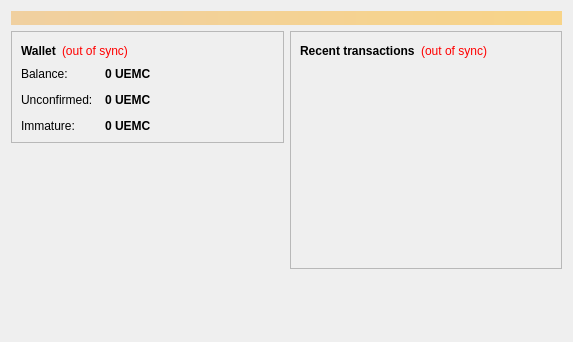
<?xml version="1.0" encoding="UTF-8"?>
<ui version="4.0">
 <class>OverviewPage</class>
 <widget class="QWidget" name="OverviewPage">
  <property name="geometry">
   <rect>
    <x>0</x>
    <y>0</y>
    <width>573</width>
    <height>342</height>
   </rect>
  </property>
  <property name="windowTitle">
   <string>Form</string>
  </property>
  <layout class="QVBoxLayout" name="topLayout">
   <item>
    <widget class="QLabel" name="labelAlerts">
     <property name="visible">
      <bool>false</bool>
     </property>
     <property name="styleSheet">
      <string notr="true">background-color: qlineargradient(x1: 0, y1: 0, x2: 1, y2: 0, stop:0 #F0D0A0, stop:1 #F8D488); color:#000000;</string>
     </property>
     <property name="wordWrap">
      <bool>true</bool>
     </property>
     <property name="margin">
      <number>3</number>
     </property>
    </widget>
   </item>
   <item>
    <layout class="QHBoxLayout" name="horizontalLayout" stretch="1,1">
     <item>
      <layout class="QVBoxLayout" name="verticalLayout_2">
       <item>
        <widget class="QFrame" name="frame">
         <property name="frameShape">
          <enum>QFrame::StyledPanel</enum>
         </property>
         <property name="frameShadow">
          <enum>QFrame::Raised</enum>
         </property>
         <layout class="QVBoxLayout" name="verticalLayout_4">
          <item>
           <layout class="QHBoxLayout" name="horizontalLayout_4">
            <item>
             <widget class="QLabel" name="label_5">
              <property name="font">
               <font>
                <weight>75</weight>
                <bold>true</bold>
               </font>
              </property>
              <property name="text">
               <string>Wallet</string>
              </property>
             </widget>
            </item>
            <item>
             <widget class="QLabel" name="labelWalletStatus">
              <property name="toolTip">
               <string>The displayed information may be out of date. Your wallet automatically synchronizes with the Uemcoin network after a connection is established, but this process has not completed yet.</string>
              </property>
              <property name="styleSheet">
               <string notr="true">QLabel { color: red; }</string>
              </property>
              <property name="text">
               <string notr="true">(out of sync)</string>
              </property>
              <property name="alignment">
               <set>Qt::AlignLeading|Qt::AlignLeft|Qt::AlignVCenter</set>
              </property>
             </widget>
            </item>
            <item>
             <spacer name="horizontalSpacer_2">
              <property name="orientation">
               <enum>Qt::Horizontal</enum>
              </property>
              <property name="sizeHint" stdset="0">
               <size>
                <width>40</width>
                <height>20</height>
               </size>
              </property>
             </spacer>
            </item>
           </layout>
          </item>
          <item>
           <layout class="QFormLayout" name="formLayout_2">
            <property name="fieldGrowthPolicy">
             <enum>QFormLayout::AllNonFixedFieldsGrow</enum>
            </property>
            <property name="horizontalSpacing">
             <number>12</number>
            </property>
            <property name="verticalSpacing">
             <number>12</number>
            </property>
            <item row="0" column="0">
             <widget class="QLabel" name="label">
              <property name="text">
               <string>Balance:</string>
              </property>
             </widget>
            </item>
            <item row="0" column="1">
             <widget class="QLabel" name="labelBalance">
              <property name="font">
               <font>
                <weight>75</weight>
                <bold>true</bold>
               </font>
              </property>
              <property name="cursor">
               <cursorShape>IBeamCursor</cursorShape>
              </property>
              <property name="toolTip">
               <string>Your current balance</string>
              </property>
              <property name="text">
               <string notr="true">0 UEMC</string>
              </property>
              <property name="textInteractionFlags">
               <set>Qt::LinksAccessibleByMouse|Qt::TextSelectableByKeyboard|Qt::TextSelectableByMouse</set>
              </property>
             </widget>
            </item>
            <item row="1" column="0">
             <widget class="QLabel" name="label_3">
              <property name="text">
               <string>Unconfirmed:</string>
              </property>
             </widget>
            </item>
            <item row="1" column="1">
             <widget class="QLabel" name="labelUnconfirmed">
              <property name="font">
               <font>
                <weight>75</weight>
                <bold>true</bold>
               </font>
              </property>
              <property name="cursor">
               <cursorShape>IBeamCursor</cursorShape>
              </property>
              <property name="toolTip">
               <string>Total of transactions that have yet to be confirmed, and do not yet count toward the current balance</string>
              </property>
              <property name="text">
               <string notr="true">0 UEMC</string>
              </property>
              <property name="textInteractionFlags">
               <set>Qt::LinksAccessibleByMouse|Qt::TextSelectableByKeyboard|Qt::TextSelectableByMouse</set>
              </property>
             </widget>
            </item>
            <item row="2" column="0">
             <widget class="QLabel" name="labelImmatureText">
              <property name="text">
               <string>Immature:</string>
              </property>
             </widget>
            </item>
            <item row="2" column="1">
             <widget class="QLabel" name="labelImmature">
              <property name="font">
               <font>
                <weight>75</weight>
                <bold>true</bold>
               </font>
              </property>
              <property name="toolTip">
               <string>Mined balance that has not yet matured</string>
              </property>
              <property name="text">
               <string notr="true">0 UEMC</string>
              </property>
              <property name="textInteractionFlags">
               <set>Qt::LinksAccessibleByMouse|Qt::TextSelectableByKeyboard|Qt::TextSelectableByMouse</set>
              </property>
             </widget>
            </item>
           </layout>
          </item>
         </layout>
        </widget>
       </item>
       <item>
        <spacer name="verticalSpacer">
         <property name="orientation">
          <enum>Qt::Vertical</enum>
         </property>
         <property name="sizeHint" stdset="0">
          <size>
           <width>20</width>
           <height>40</height>
          </size>
         </property>
        </spacer>
       </item>
      </layout>
     </item>
     <item>
      <layout class="QVBoxLayout" name="verticalLayout_3">
       <item>
        <widget class="QFrame" name="frame_2">
         <property name="frameShape">
          <enum>QFrame::StyledPanel</enum>
         </property>
         <property name="frameShadow">
          <enum>QFrame::Raised</enum>
         </property>
         <layout class="QVBoxLayout" name="verticalLayout">
          <item>
           <layout class="QHBoxLayout" name="horizontalLayout_2">
            <item>
             <widget class="QLabel" name="label_4">
              <property name="text">
               <string>&lt;b&gt;Recent transactions&lt;/b&gt;</string>
              </property>
             </widget>
            </item>
            <item>
             <widget class="QLabel" name="labelTransactionsStatus">
              <property name="toolTip">
               <string>The displayed information may be out of date. Your wallet automatically synchronizes with the Uemcoin network after a connection is established, but this process has not completed yet.</string>
              </property>
              <property name="styleSheet">
               <string notr="true">QLabel { color: red; }</string>
              </property>
              <property name="text">
               <string notr="true">(out of sync)</string>
              </property>
              <property name="alignment">
               <set>Qt::AlignRight|Qt::AlignTrailing|Qt::AlignVCenter</set>
              </property>
             </widget>
            </item>
            <item>
             <spacer name="horizontalSpacer">
              <property name="orientation">
               <enum>Qt::Horizontal</enum>
              </property>
              <property name="sizeHint" stdset="0">
               <size>
                <width>40</width>
                <height>20</height>
               </size>
              </property>
             </spacer>
            </item>
           </layout>
          </item>
          <item>
           <widget class="QListView" name="listTransactions">
            <property name="styleSheet">
             <string notr="true">QListView { background: transparent; }</string>
            </property>
            <property name="frameShape">
             <enum>QFrame::NoFrame</enum>
            </property>
            <property name="verticalScrollBarPolicy">
             <enum>Qt::ScrollBarAlwaysOff</enum>
            </property>
            <property name="horizontalScrollBarPolicy">
             <enum>Qt::ScrollBarAlwaysOff</enum>
            </property>
            <property name="selectionMode">
             <enum>QAbstractItemView::NoSelection</enum>
            </property>
           </widget>
          </item>
         </layout>
        </widget>
       </item>
       <item>
        <spacer name="verticalSpacer_2">
         <property name="orientation">
          <enum>Qt::Vertical</enum>
         </property>
         <property name="sizeHint" stdset="0">
          <size>
           <width>20</width>
           <height>40</height>
          </size>
         </property>
        </spacer>
       </item>
      </layout>
     </item>
    </layout>
   </item>
  </layout>
 </widget>
 <resources/>
 <connections/>
</ui>
